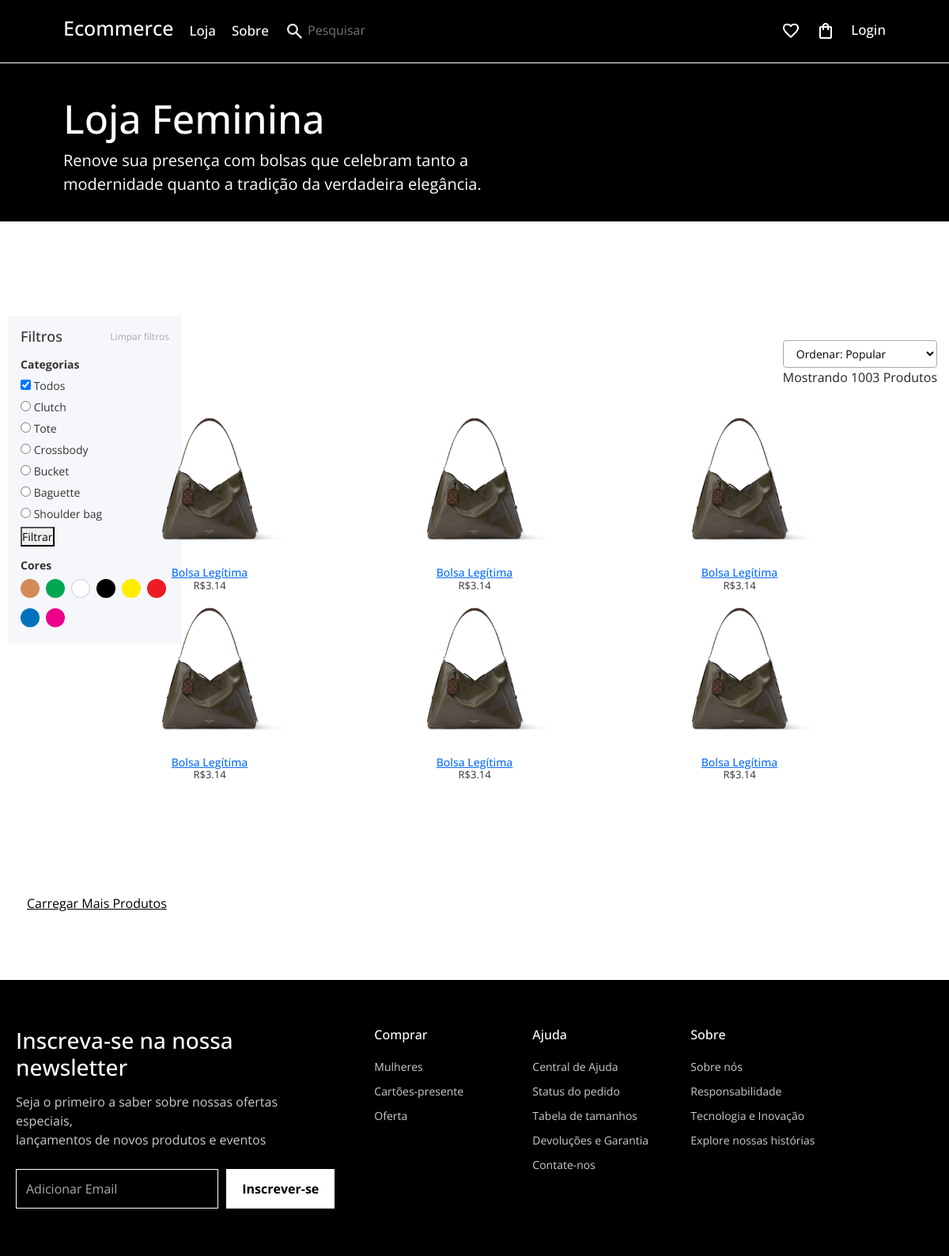
/produtos, run on the app's committed database.
### models.py (models this page shows)
class Produto(Base):
    __tablename__ = "Produtos"
    id = Column("idProduto", Integer, primary_key = True, nullable = False)
    nome = Column("Nome_Produto", String(100), nullable = False)
    preco = Column("Preço", DECIMAL, nullable = False)
    categoria = Column("Categoria", String(100), nullable = False)
    cor = Column("Cor", String(45), nullable = False)
    imagem = Column("Imagem", String(100), nullable=False)
    detalhe1 = Column("Detalhe1", String(100), nullable=False)
    detalhe2 = Column("Detalhe2", String(100), nullable=False)
    detalhe3 = Column("Detalhe3", String(100), nullable=False)
    detalhe4 = Column("Detalhe4", String(100), nullable=False)

### controllers.py (the view)
@router.get('/produtos', response_class=HTMLResponse)
async def listar(request: Request, offset: int = 0, limit: int = 6, categoria: str = None, db: Session = Depends(get_db)):
    query = db.query(Produto) # consultar todos os produtos / economizar linha
    if categoria:
        query = query.filter(Produto.categoria == categoria)
    produtos = query.offset(offset).limit(limit).all()
    if produtos:
        return templates.TemplateResponse('loja.html', {
            'request': request, 'produtos': produtos, 'categoria': categoria, 'offset': offset, 'limit': limit})
    else:
        return HTMLResponse('<h2>Não há produtos nessa categoria.</h2>', status_code=200)

### View/templates/loja.html (shortened to what this page needs)
<!DOCTYPE html>
<html lang="en">
<head>
    <link rel="stylesheet" href="{{url_for('static', path='Pasta_css/stytle_loja.css') }}">
    <link href="https://cdn.jsdelivr.net/npm/bootstrap@5.3.8/dist/css/bootstrap.min.css" rel="stylesheet"
>
</head>
<body>
    <main id="main">
        <header id="container_header">
            <div class="inline left-header">
                <a href="/"><h2>Ecommerce</h2></a>
                <a href="/produtos">Loja</a>
                <a href="/sobre">Sobre</a>
                <form action="">
                    <label for="pesquisar"><img class="icones" src="/static/uploads/icons_header/lupa.png" alt=""></label>
                    <input type="text" id="pesquisar" placeholder="Pesquisar">
                </form>
            </div>
            <div class="inline right-header">
                <a href=""><img src="/static/uploads/icons_header/coracao.png" alt=""></a>
                <a href=""><img src="/static/uploads/icons_header/icon_carrinho.png" alt=""></a>
                <a href="">Login</a>
            </div>
        </header>
        <section id="container">
            <div class="fundo_preto">
                <div class="caixa_fundo_preto">
                    <h2  class="titulo">Loja Feminina</h2>
                    <p class="subtitulo">Renove sua presença com bolsas que celebram tanto a <br> modernidade quanto a tradição da verdadeira elegância.</p>
                </div>
            </div>
            <div class="produtos">
                <div class="barra-opcoes">
                    <div class="ordenar">
                        <select id="ordenar" name="ordenar">
                            <option value="popular">Ordenar: Popular</option>
                        </select>
                        <span class="info">Mostrando 1003 Produtos</span>
                    </div>
                </div>
                <div class="categoria">
                    <div class="filtros">
                        <div class="filtros-header">
                            <h3>Filtros</h3>
                            <a href="#" class="limpar">Limpar filtros</a>
                        </div>
                        <div class="filtro-categorias">
                            <h4>Categorias</h4>
                            <form action="/produtos" method="get">
                              <label><input class="transparent" type="checkbox" checked> Todos</label>
                              <label><input type="radio" name="categoria" value="Clutch"> Clutch</label>
                              <label><input type="radio" name="categoria" value="Tote"> Tote</label>
                              <label><input type="radio" name="categoria" value="Crossbody"> Crossbody</label>
                              <label><input type="radio" name="categoria" value="Bucket"> Bucket</label>
                              <label><input type="radio" name="categoria" value="Baguette"> Baguette</label>
                              <label><input type="radio" name="categoria" value="Shoulder bag"> Shoulder bag</label>
                              <button type="submit">Filtrar</button>
                            </form>
                        </div>
                        <div class="filtro-cores">
                            <h4>Cores</h4>
                            <div class="cores">
                                <a href=""><span class="cor" style="background:#d28b59"></span></a>
                                <a href=""><span class="cor" style="background:#00a651"></span></a>
                                <a href=""><span class="cor" style="background:#fff; border:1px solid #ccc"></span></a>
                                <a href=""><span class="cor" style="background:#000"></span></a>
                                <a href=""><span class="cor" style="background:#ffed00"></span></a>
                                <a href=""><span class="cor" style="background:#ed1c24"></span></a>
                                <a href=""><span class="cor" style="background:#0072bc"></span></a>
                                <a href=""><span class="cor" style="background:#ec008c"></span></a>
                            </div>
                        </div>
                    </div>
                    <div class="grid">
                        {%for i in produtos%}
                            <div class="item">
                                <a href="/produto/{{i.id}}">
                                  <img src="/static/uploads/bolsas/{{i.imagem}}" alt="Sem foto">
                                </a>
                                <a href="/produto/{{i.id}}">
                                    <h3>{{i.nome}}</h3>
                                </a>
                                <p>R${{ '%.2f' % i.preco }}</p>
                            </div>
                        {%endfor%}
                    </div>
                    {% if produtos %}
                      <a href="/produtos?offset={{ offset + limit }}&limit={{ limit }}{% if categoria %}&categoria={{ categoria }}{% endif %}" class="button_carregar_produtos">Carregar Mais Produtos</a>
                    {% endif %}
            </div>
        </section>
        <footer class="footer-newsletter">
            <div class="footer-container">
                <div class="newsletter-section">
                    <h2>Inscreva-se na nossa newsletter</h2>
                    <p>Seja o primeiro a saber sobre nossas ofertas especiais,<br>lançamentos de novos produtos e
                        eventos</p>
                    <form class="newsletter-form">
                        <input type="email" placeholder="Adicionar Email" required>
                        <button type="submit">Inscrever-se</button>
                    </form>
                </div>
                <div class="footer-links">
                    <div class="footer-column">
                        <h3>Comprar</h3>
                        <a href="#">Mulheres</a>
                        <a href="#">Cartões-presente</a>
                        <a href="#">Oferta</a>
                    </div>
                    <div class="footer-column">
                        <h3>Ajuda</h3>
                        <a href="#">Central de Ajuda</a>
                        <a href="#">Status do pedido</a>
                        <a href="#">Tabela de tamanhos</a>
                        <a href="#">Devoluções e Garantia</a>
                        <a href="#">Contate-nos</a>
                    </div>
                    <div class="footer-column">
                        <h3>Sobre</h3>
                        <a href="#">Sobre nós</a>
                        <a href="#">Responsabilidade</a>
                        <a href="#">Tecnologia e Inovação</a>
                        <a href="#">Explore nossas histórias</a>
                    </div>
                </div>
            </div>
        </footer>
    </main>
</body>
</html>

### static/Pasta_css/stytle_loja.css (style rules this page uses)
* { margin: 0; padding: 0; font-family: "Open Sans", sans-serif; }
#container_header { position: relative; margin: 0 auto; width: 100%; height: 80px; padding: 15px; background-color: #000; border-bottom: 1px solid #fff; }
.inline { display: flex; flex-direction: row; gap: 25px; }
.left-header { position: absolute; top: 15px; left: 80px; display: flex; align-items: center; gap: 20px; }
.left-header h2 { font-size: 25px; line-height: 1.6; color: white; }
.left-header a { font-size: 17px; text-decoration: none; font-weight: 500; color: white; }
#pesquisar { background-color: transparent; border: none; color: white; }
.right-header { position: absolute; top: 25px; right: 80px; display: flex; align-items: center; gap: 20px; }
.right-header a { font-size: 17px; text-decoration: none; font-weight: 500; color: white; }
.icones { width: 25px; }
.titulo { color: white; font-size: 50px; }
.subtitulo { color: white; font-size: 20px; }
.fundo_preto { height: 25vh; background-color: #000; left: 50px; }
.produtos { min-height: auto; padding: 40px 0; }
.caixa_fundo_preto { position: absolute; left: 80px; top: 120px; }
.grid { display: grid; grid-template-columns: repeat(3, 1fr); gap: 5px; max-width: 1000px; margin: 0 auto; position: relative; bottom: 300px; }
.item { text-align: center; padding: 0; margin: 0; }
.item img { width: 100%; max-width: 200px; height: 200px; object-fit: contain; margin: 0 auto 2px; display: block; }
.item h3 { font-size: 14px; margin: 0; line-height: 1.2; }
.item p { font-size: 13px; color: #333; margin: 0; line-height: 1.2; }
.categoria { height: 800px; width: 100%; }
.barra-opcoes { display: flex; justify-content: flex-end; align-items: center; padding: 10px 15px; background: none; position: relative; top: 100px; }
.ordenar { display: flex; flex-direction: column; }
.ordenar select { padding: 6px 12px; font-size: 14px; border: 1px solid #aaa; border-radius: 4px; background-color: #fff; cursor: pointer; }
.button_carregar_produtos { display: block; margin: 30px auto; padding: 12px 34px; background-color: #fff; color: #000; border-radius: 1px; font-size: 16px; cursor: pointer; transition: all linear 0.3s; position: relative; bottom: 200px; }
.filtros { width: 220px; padding: 16px; background: #f5f7fa; font-family: Arial, sans-serif; font-size: 14px; color: #333; display: flex; flex-direction: column; margin-left: 10px; }
.filtros-header { display: flex; justify-content: space-between; align-items: center; }
.filtros-header h3 { margin: 0; font-size: 18px; }
.limpar { font-size: 12px; color: #aaa; text-decoration: none; }
.filtro-categorias, .filtro-cores { margin-top: 16px; }
.filtro-categorias h4, .filtro-cores h4 { font-size: 14px; font-weight: bold; margin-bottom: 8px; }
.filtro-categorias label { display: block; margin-bottom: 6px; }
.cores { display: flex; flex-wrap: wrap; gap: 8px; }
.cor { width: 24px; height: 24px; border-radius: 50%; display: inline-block; cursor: pointer; }
.footer-newsletter { background-color: #000; color: #fff; padding: 60px 20px; }
.footer-container { max-width: 1200px; margin: 0 auto; display: flex; gap: 50px; flex-wrap: wrap; justify-content: space-between; }
.newsletter-section { flex: 1 1 300px; }
.newsletter-section h2 { font-size: 28px; margin-bottom: 15px; }
.newsletter-section p { font-size: 16px; opacity: 0.8; margin-bottom: 25px; line-height: 1.5; }
.newsletter-form { display: flex; flex-wrap: wrap; gap: 10px; }
.newsletter-form input { flex: 1 1 250px; padding: 12px; border: 1px solid #fff; background-color: transparent; color: #fff; }
.newsletter-form input::placeholder { color: #aaa; }
.newsletter-form button { padding: 12px 20px; background-color: #fff; color: #000; border: none; font-weight: bold; cursor: pointer; transition: background-color 0.3s; }
.footer-links { display: flex; gap: 50px; flex: 2 1 500px; flex-wrap: wrap; }
.footer-column { display: flex; flex-direction: column; gap: 10px; min-width: 150px; }
.footer-column h3 { font-size: 16px; margin-bottom: 10px; }
.footer-column a { color: #ccc; text-decoration: none; font-size: 14px; transition: color 0.2s; }

### data on the page
Produto: imagem (picture), nome "Bolsa Legítima", preco "3.14"
Produto: imagem (picture), nome "Bolsa Legítima", preco "3.14"
Produto: imagem (picture), nome "Bolsa Legítima", preco "3.14"
Produto: imagem (picture), nome "Bolsa Legítima", preco "3.14"
Produto: imagem (picture), nome "Bolsa Legítima", preco "3.14"
Produto: imagem (picture), nome "Bolsa Legítima", preco "3.14"
